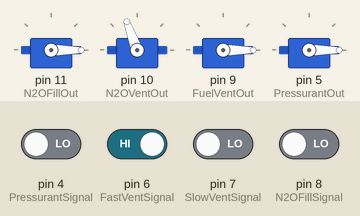
This sketch was run on a simulated Arduino Uno, built with avr-gcc and run on an emulated ATmega328P. Shown: 4 × servo. The inputs (shaded band) are chosen by the test bench; at power-on: pin 6 (FastVentSignal) HIGH, pin 4 (PressurantSignal), pin 7 (SlowVentSignal), pin 8 (N2OFillSignal) LOW.

Above: at 1.2 s.
1.3 s: pin 4 (PressurantSignal) driven HIGH
At 2.1 s:
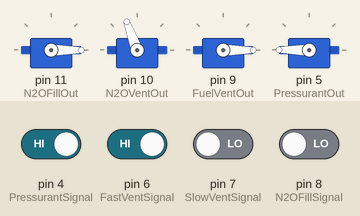
2.8 s: pin 6 (FastVentSignal) driven LOW
At 3.3 s:
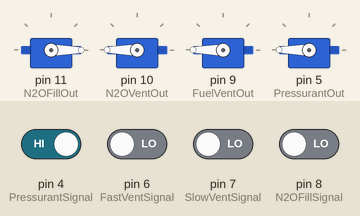
4.3 s: pin 8 (N2OFillSignal) driven HIGH
At 5.5 s:
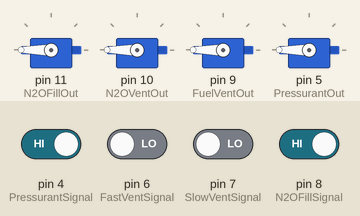
5.8 s: pin 4 (PressurantSignal) driven LOW
At 6.7 s:
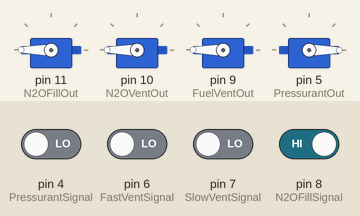
7.3 s: pin 6 (FastVentSignal) driven HIGH
At 7.9 s:
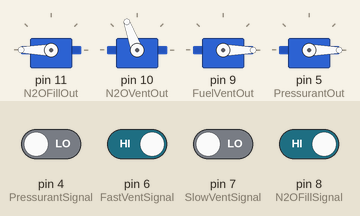
8.8 s: pin 7 (SlowVentSignal) driven HIGH
At 10.2 s:
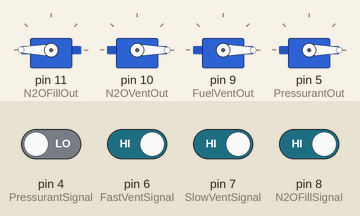
Timing chart, 0 to 11.3 s (numbered marks = the images above; inputs shaded):
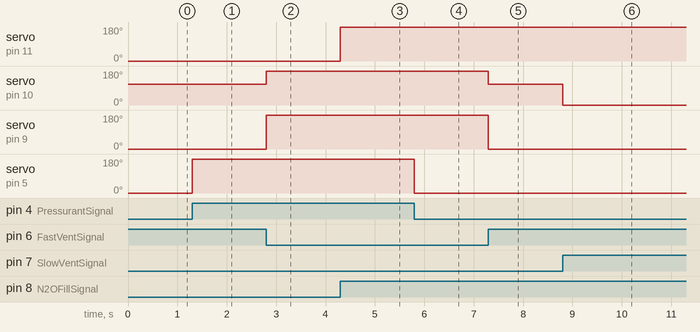

The sketch:

Valve_Control_Box.ino
```cpp
#include <Servo.h>

int N2OFillOut = 11;
int N2OVentOut = 10;
int FuelVentOut = 9;
int PressurantOut = 5;


int N2OFillSignal = 8;
int SlowVentSignal = 7;
int FastVentSignal = 6;
int PressurantSignal = 4;


Servo N2OFillValve;
Servo N2OVentValve;
Servo FuelVentValve;
Servo PressurantValve;


void setup() {
  N2OFillValve.attach(N2OFillOut);
  N2OVentValve.attach(N2OVentOut);
  FuelVentValve.attach(FuelVentOut);
  PressurantValve.attach(PressurantOut);

  N2OFillValve.write(0);
  PressurantValve.write(0);
  N2OVentValve.write(180);
  FuelVentValve.write(180);

}

void loop() {

  if (digitalRead(N2OFillSignal) == HIGH) {
    N2OFillValve.write(180);
  }

  if (digitalRead(N2OFillSignal) == LOW) {
    N2OFillValve.write(0);
  }

  if (digitalRead(PressurantSignal) == HIGH) {
    PressurantValve.write(180);
  }

  if (digitalRead(PressurantSignal) == LOW) {
    PressurantValve.write(0);
  }

  if (digitalRead(FastVentSignal) == LOW) {
    N2OVentValve.write(180);
    FuelVentValve.write(180);
  }

  if (digitalRead(FastVentSignal) == HIGH) {
    if (digitalRead(SlowVentSignal) == HIGH) {
      N2OVentValve.write(0);
    }
    else if (digitalRead(SlowVentSignal) == LOW) {
      N2OVentValve.write(110);
      FuelVentValve.write(0);
    }
  }
}
```

Measured:
- after the input at 1.3 s, servo on pin 5 (PressurantOut): 0° → 180° at once
- after the input at 2.8 s, servo on pin 10 (N2OVentOut): 110° → 180° at once; servo on pin 9 (FuelVentOut): 0° → 180° at once
- after the input at 4.3 s, servo on pin 11 (N2OFillOut): 0° → 180° at once
- after the input at 5.8 s, servo on pin 5 (PressurantOut): 180° → 0° at once
- after the input at 7.3 s, servo on pin 10 (N2OVentOut): 180° → 110° at once; servo on pin 9 (FuelVentOut): 180° → 0° at once
- after the input at 8.8 s, servo on pin 10 (N2OVentOut): 110° → 0° at once
